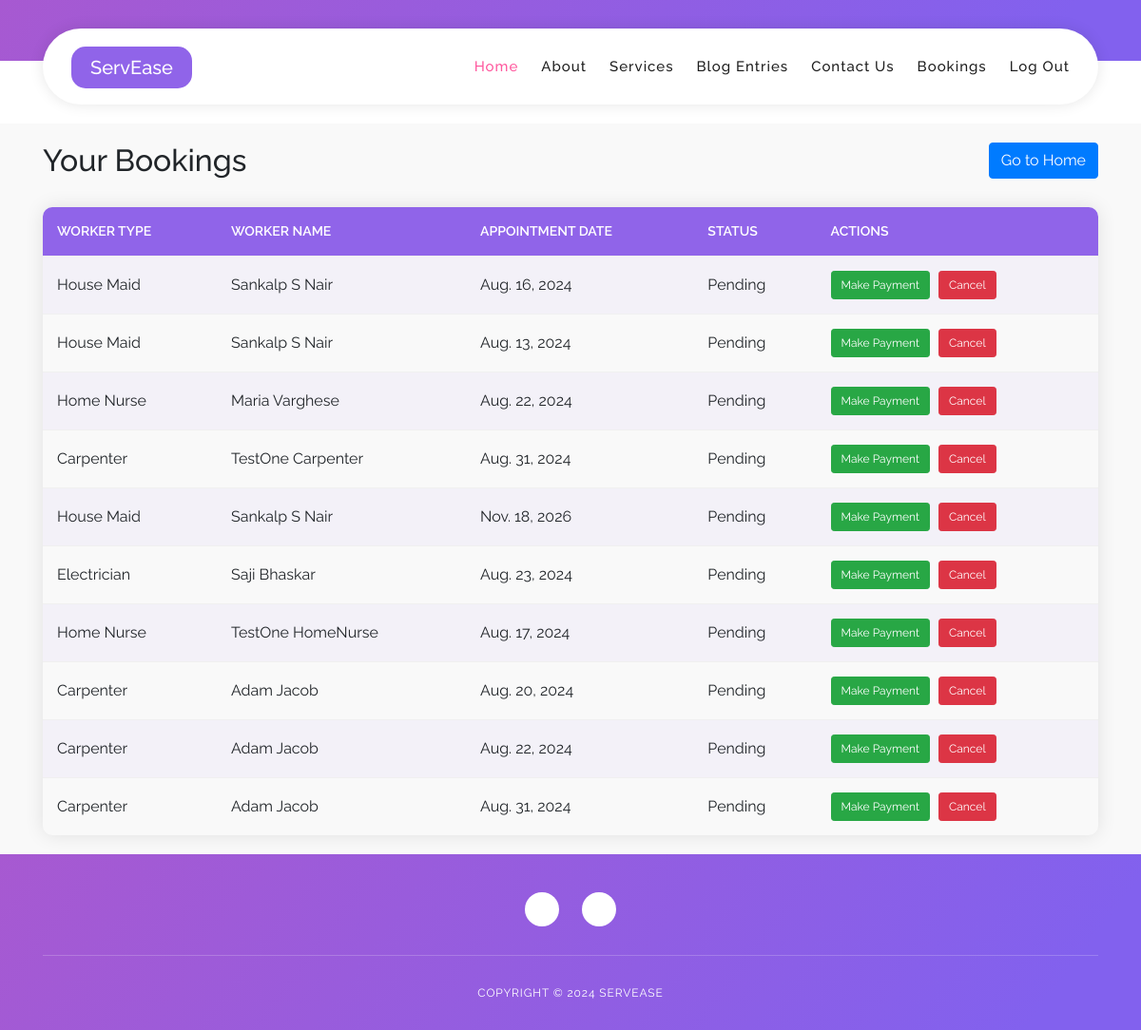
Screenshot of /view_bookings/ (signed in) with the database file from the repository.
### Home_app/models.py (models this page shows)
class Booking(models.Model):
    worker_id = models.ForeignKey('Users', on_delete=models.CASCADE, related_name='bookings')
    worker_type = models.CharField(max_length=50, choices=[
        ('House Maid', 'House Maid'),
        ('Carpenter', 'Carpenter'),
        ('Plumber', 'Plumber'),
        ('Electrician', 'Electrician'),
        ('Home Nurse', 'Home Nurse'),
    ])
    customer_id= models.ForeignKey('Users', on_delete=models.CASCADE, related_name='customer_bookings')
    appointment_date = models.DateField()
    appointment_time = models.TimeField()
    address = models.TextField()
    status = models.CharField(max_length=20, choices=[
        ('Pending', 'Pending'),
        ('Paid', 'Paid'),
        ('Confirmed', 'Confirmed'),
        ('Completed', 'Completed'),
        ('Cancelled', 'Cancelled'),
    ], default='Pending')
    service_type = models.CharField(max_length=100, blank=True)
    description = models.TextField(blank=True)

class Users(models.Model):
    user_id = models.AutoField(primary_key=True)
    firstname = models.CharField(max_length=20,blank=False)
    lastname = models.CharField(max_length=20,blank=False)
    email = models.EmailField(unique=True,blank=False)
    phone = models.CharField(max_length=10,null=True)
    address = models.TextField()
    place=models.CharField(max_length=30, blank=True)
    availability = models.IntegerField(default=0)
    district = models.CharField(max_length=20, blank=True)
    image = models.ImageField(upload_to='profile_pic', null=True, blank=True)
    password = models.CharField(max_length=256)
    usertype = models.CharField(max_length=20)

### Home_app/views.py (the view)
# urls.py: path('view_bookings/', views.view_bookings, name='view_bookings'),
@never_cache
def view_bookings(request):
    user_id = request.session.get('user_id')
    if not user_id:
        messages.warning(request, 'You need to log in first.')
        return redirect('login')
    bookings = Booking.objects.filter(customer_id=user_id)
    context = {
        'bookings': bookings
    }
    return render(request, 'view_booking.html', context)

### templates/view_booking.html (shortened to what this page needs)
{% load static %}
<!DOCTYPE html>
<html lang="en">
  <head>
    <link rel="stylesheet" type="text/css" href="{% static 'css/bootstrap.min.css'%}">
    <link rel="stylesheet" type="text/css" href="{% static 'assets/css/font-awesome.css' %}">
    <link rel="stylesheet" href="{% static 'css/templatemo-softy-pinko.css' %}">
    </head>
    <header class="header-area header-sticky">
        <div class="container">
            <div class="row">
                <div class="col-12">
                    <nav class="main-nav">
                        <a href="#" class="logo">
                            <h5 class="serv">ServEase</h5>
                        </a>
                        <ul class="nav">
                            <li><a href="{% url 'home' %}" class="active" style="font-size: 15px;">Home</a></li>
                            <li><a href="#features" style="font-size: 15px;">About</a></li>
                            <li><a href="{%url 'services'%}" style="font-size: 15px;">Services</a></li>
                            <li><a href="#" style="font-size: 15px;">Blog Entries</a></li>
                            <li><a href="#" style="font-size: 15px;">Contact Us</a></li>
                            <li><a href="{% url 'view_bookings' %}" style="font-size: 15px;">Bookings</a></li>
                            <li><a href="{% url 'logout' %}" style="font-size: 15px;">Log Out</a></li>
                        </ul>
                    </nav>
                </div>
            </div>
        </div>
    </header>
    <footer>
        <div class="container">
            <div class="row">
                <div class="col-lg-12 col-md-12 col-sm-12">
                    <ul class="social">
                    </ul>
                </div>
            </div>
        </div>
    </footer>
    <section class="section" id="blog">
        <div class="container">
            <div class="row">
                <div class="offset-lg-3 col-lg-6">
                    <div class="center-text">
                        <br><br>
                    </div>
                </div>
            </div>
        </div>
    </section>
    <section id="profile" class="section home-feature">
        <div class="container">
            <div class="bookings-header">
                <h2>Your Bookings</h2>
                <a href="{% url 'home' %}" class="btn btn-primary">Go to Home</a>
            </div>
            {% if bookings %}
                <div class="table-responsive">
                    <table class="table table-striped table-hover">
                        <thead>
                            <tr>
                                <th>Worker Type</th>
                                <th>Worker Name</th>
                                <th>Appointment Date</th>
                                <th>Status</th>
                                <th>Actions</th>
                            </tr>
                        </thead>
                        <tbody>
                            {% for booking in bookings %}
                                <tr>
                                    <td>{{ booking.worker_type }}</td>
                                    <td>{{ booking.worker_id.firstname }} {{ booking.worker_id.lastname }}</td>
                                    <td>{{ booking.appointment_date }}</td>
                                    <td>{{ booking.status }}</td>
                                    <td class="action-buttons">
                                        {% if booking.status == 'Pending' or booking.status == 'Paid' %}
                                            <button class="btn btn-sm btn-success make-payment-btn" data-booking-id="{{ booking.id }}">Make Payment</button>
                                            <button class="btn btn-sm btn-danger cancel-booking-btn" data-booking-id="{{ booking.id }}">Cancel</button>
                                        {% endif %}
                                    </td>
                                </tr>
                            {% endfor %}
                        </tbody>
                    </table>
                </div>
            {% else %}
                <p>You have no bookings yet.</p>
            {% endif %}
        </div>
    </section>
    <footer class="footer">
        <div class="container">
            <div class="row">
                <div class="col-lg-12 col-md-12 col-sm-12">
                    <ul class="social">
                        <li><a href="#"><i class="fa fa-facebook"></i></a></li>
                        <li><a href="#"><i class="fa fa-twitter"></i></a></li>
                    </ul>
                </div>
            </div>
            <div class="row">
                <div class="col-lg-12">
                    <p class="copyright">Copyright &copy; 2024 ServEase</p>
                </div>
            </div>
        </div>
    </footer>
  </body>
</html>

### static/css/templatemo-softy-pinko.css (style rules this page uses)
html, body, div, span, applet, object, iframe, h1, h2, h3, h4, h5, h6, p, blockquote, div pre, a, abbr, acronym, address, big, cite, code, del, dfn, em, font, img, ins, kbd, q, s, samp, small, strike, strong, sub, sup, tt, var, b, u, i, center, dl, dt, dd, ol, ul, li, figure, header, nav, section, article, aside, footer, figcaption { margin: 0; padding: 0; border: 0; outline: 0; }
ul, li { padding: 0; margin: 0; list-style: none; }
header, nav, section, article, aside, footer, hgroup { display: block; }
* { box-sizing: border-box; }
html, body { font-family: "Raleway", sans-serif; font-weight: 400; background-color: #fff; font-size: 16px; -ms-text-size-adjust: 100%; -webkit-font-smoothing: antialiased; -moz-osx-font-smoothing: grayscale; }
a { text-decoration: none !important; }
h1, h2, h3, h4, h5, h6 { margin-top: 0px; margin-bottom: 0px; }
ul { margin-bottom: 0px; }
html, body { background: #fff; font-family: "Raleway", sans-serif; }
.section { position: relative; padding-top: 100px; padding-bottom: 80px; }
.center-text { text-align: center; font-weight: 400; font-size: 16px; color: #777; line-height: 28px; letter-spacing: 1px; margin-bottom: 50px; }
.header-area { position: fixed; top: 30px; left: 0px; right: 0px; z-index: 100; height: 100px; -webkit-transition: all 0.3s ease 0s; -moz-transition: all 0.3s ease 0s; -o-transition: all 0.3s ease 0s; transition: all 0.3s ease 0s; }
.header-area .main-nav { box-shadow: 0px 0px 15px rgba(0,0,0,0.1); border-radius: 40px; min-height: 80px; background: #fff; }
.header-area .main-nav .logo { float: left; margin-top: 37px; -webkit-transition: all 0.3s ease 0s; -moz-transition: all 0.3s ease 0s; -o-transition: all 0.3s ease 0s; transition: all 0.3s ease 0s; margin-left: 30px; }
.header-area .main-nav .nav { float: right; margin-top: 27px; margin-left: 0px; margin-right: 30px; -webkit-transition: all 0.3s ease 0s; -moz-transition: all 0.3s ease 0s; -o-transition: all 0.3s ease 0s; transition: all 0.3s ease 0s; position: relative; z-index: 999; }
.header-area .main-nav .nav li { padding-left: 20px; padding-right: 20px; }
.header-area .main-nav .nav li:last-child { padding-right: 0px; }
.header-area .main-nav .nav li a { display: block; font-weight: 500; font-size: 13px; color: #fff; -webkit-transition: all 0.3s ease 0s; -moz-transition: all 0.3s ease 0s; -o-transition: all 0.3s ease 0s; transition: all 0.3s ease 0s; height: 40px; line-height: 40px; border: transparent; letter-spacing: 1px; }
.header-area.header-sticky { min-height: 80px; }
.header-area.header-sticky .logo { margin-top: 25px; }
.header-area.header-sticky .nav { margin-top: 20px !important; }
.header-area.header-sticky .nav li a { color: #1e1e1e; }
.header-area.header-sticky .nav li a.active { color: #ff589e; }
@media (max-width: 1200px) { .header-area .main-nav .nav li { padding-left: 12px; padding-right: 12px; } }
@media (max-width: 1200px) { .header-area .main-nav:before { display: none; } }
@media (min-width: 992px) { .header-area .main-nav .nav { display: flex !important; } }
.home-feature { padding-bottom: 0px; padding-top: 30px; margin-top: -220px; z-index: 9; }
footer { background-image: linear-gradient(127deg, #a759d1 0%, #8261ee 91%); padding-top: 30px; }
footer .social { overflow: hidden; margin-top: 10px; text-align: center; }
footer .social li { margin: 0px 10px; display: inline-block; }
footer .social li a { color: #9d5bd9; text-align: center; background-color: #fff; width: 36px; height: 36px; line-height: 36px; border-radius: 50%; display: inline-block; font-size: 16px; -webkit-transition: all 0.3s ease 0s; -moz-transition: all 0.3s ease 0s; -o-transition: all 0.3s ease 0s; transition: all 0.3s ease 0s; }
footer .copyright { text-align: center; border-top: 1px solid rgba(250,250,250,0.2); margin-top: 30px; padding-top: 30px; padding-bottom: 30px; font-weight: 400; font-size: 12px; color: #fff; letter-spacing: 0.88px; text-transform: uppercase; }

### rows the page displays
Booking: worker_type "House Maid", worker_id.firstname "Sankalp", worker_id.lastname "S Nair", appointment_date "Aug. 16, 2024", status "Pending"
Booking: worker_type "House Maid", worker_id.firstname "Sankalp", worker_id.lastname "S Nair", appointment_date "Aug. 13, 2024", status "Pending"
Booking: worker_type "Home Nurse", worker_id.firstname "Maria", worker_id.lastname "Varghese", appointment_date "Aug. 22, 2024", status "Pending"
Booking: worker_type "Carpenter", worker_id.firstname "TestOne", worker_id.lastname "Carpenter", appointment_date "Aug. 31, 2024", status "Pending"
Booking: worker_type "House Maid", worker_id.firstname "Sankalp", worker_id.lastname "S Nair", appointment_date "Nov. 18, 2026", status "Pending"
Booking: worker_type "Electrician", worker_id.firstname "Saji", worker_id.lastname "Bhaskar", appointment_date "Aug. 23, 2024", status "Pending"
Booking: worker_type "Home Nurse", worker_id.firstname "TestOne", worker_id.lastname "HomeNurse", appointment_date "Aug. 17, 2024", status "Pending"
Booking: worker_type "Carpenter", worker_id.firstname "Adam", worker_id.lastname "Jacob", appointment_date "Aug. 20, 2024", status "Pending"
Booking: worker_type "Carpenter", worker_id.firstname "Adam", worker_id.lastname "Jacob", appointment_date "Aug. 22, 2024", status "Pending"
Booking: worker_type "Carpenter", worker_id.firstname "Adam", worker_id.lastname "Jacob", appointment_date "Aug. 31, 2024", status "Pending"
